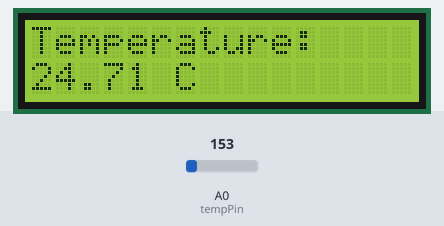
Bench run of a sketch on a simulated Arduino Uno, built with avr-gcc and run on an emulated ATmega328P. On the bench: 16×2 character LCD. The inputs (shaded band) are chosen by the test bench; at power-on: A0 (tempPin) = 153.

Above: at 1.2 s.
1.3 s: A0 (tempPin) set to 129
At 3.1 s:
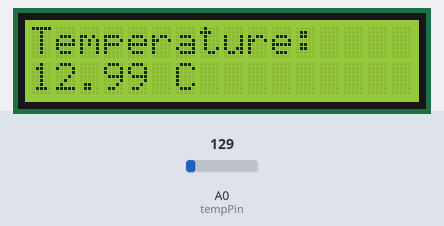
3.5 s: A0 (tempPin) set to 111
At 4.8 s:
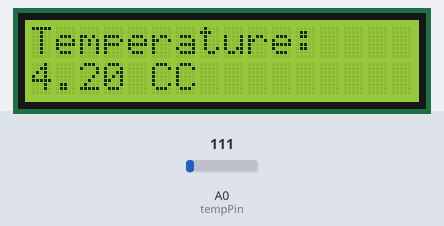
5.5 s: A0 (tempPin) set to 133
At 6.4 s:
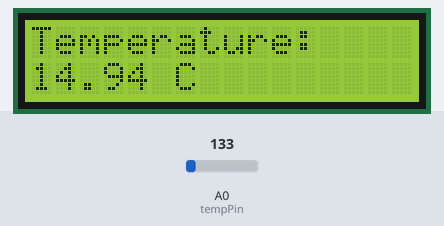
Timing chart, 0 to 8.5 s (numbered marks = the images above; inputs shaded):
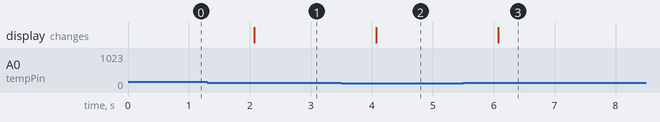

Measured:
- the behaviour switches between 123 and 122 on A0 (tempPin) (found by bisection; images 1 and 2)
- after the input at 1.3 s, the display: changes after 0.77 s (image 1)
- after the input at 3.5 s, the display: changes after 0.57 s (image 2)
- after the input at 5.5 s, the display: changes after 0.57 s (image 3)

The sketch:

Project_24_LCD_Temperature_Display.ino
```cpp
// Project 24: LCD Temperature Display
// Shows the temperature from a TMP36 sensor on an LCD.

#include <LiquidCrystal.h>

// Initialize the library with the numbers of the interface pins
LiquidCrystal lcd(12, 11, 5, 4, 3, 2);
int tempPin = A0;

void setup() {
  lcd.begin(16, 2);
  lcd.print("Temperature:");
}

void loop() {
  int reading = analogRead(tempPin);
  float voltage = reading * 5.0 / 1024.0;
  float temperatureC = (voltage - 0.5) * 100;

  lcd.setCursor(0, 1);
  lcd.print(temperatureC);
  lcd.print(" C");

  delay(1000);
}
```
